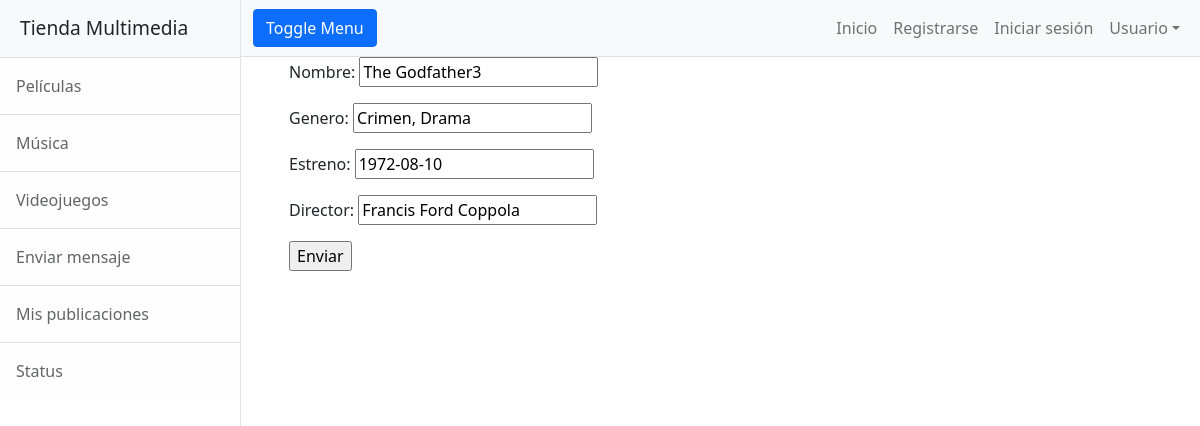
Page /nombrepagina/editar-pelicula/1/ on the committed database.
### app_entregafinal/models.py (models this page shows, shortened)
class pelicula(models.Model):
    nombre = models.CharField(max_length=30, null = True)
    genero = models.CharField(max_length=30, null = True)
    estreno = models.DateField()
    director = models.CharField(max_length=30, null = True)

### app_entregafinal/views.py (the view)
# urls.py: path('editar-pelicula/<int:id>/', views.editar_pelicula, name= "editar-pelicula"),
def editar_pelicula(request, id):
    pelicula_id = pelicula.objects.get(id = id)
    if request.method == 'POST':
        formulario = formulario_pelicula(request.POST)
        if formulario.is_valid():
            data = formulario.cleaned_data
            pelicula_id.nombre = data['nombre']
            pelicula_id.genero = data['genero']
            pelicula_id.estreno = data['estreno']
            pelicula_id.director = data['director']
            pelicula_id.save()
            url_final = f"{reverse('mis-publicaciones')}?editadopelicula"
            return redirect(url_final)
    else:  # GET
        inicial = {
            'nombre': pelicula_id.nombre,
            'genero': pelicula_id.genero,
            'estreno': pelicula_id.estreno,
            'director': pelicula_id.director,
        }
        formulario = formulario_pelicula(initial=inicial)
    return render(request, "app_entregafinal/formulario_pelicula.html", {"formulario": formulario})

### app_entregafinal/forms.py
class formulario_pelicula(forms.Form):
    nombre = forms.CharField(max_length=30)
    genero = forms.CharField(max_length=30)
    estreno = forms.DateField()
    director = forms.CharField(max_length=30)

### app_entregafinal/templates/app_entregafinal/formulario_pelicula.html (shortened to what this page needs)
{% extends "app_entregafinal/plantilla_base.html" %}
{% block style_block %}
<div class="container px-4 px-lg-5">
    <form method="post">
        {{ formulario.as_p }}
        <input type="submit" value="Enviar" />
    </form>
</div>
{% endblock style_block %}

### rows in the picture
pelicula: nombre "The Godfather3", genero "Crimen, Drama", estreno "1972-08-10", director "Francis Ford Coppola"
